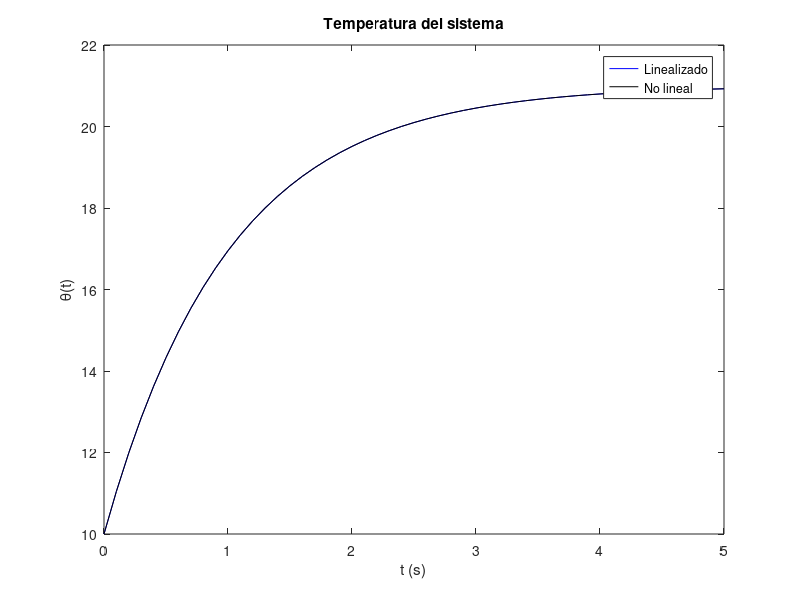

The MATLAB source for this figure:
% Modelos y Simulación
% Tema: comparación lineal vs no-lineal
% Autor: Gianfranco Salomone
 
clc;
clear all;
clf;
 
% Inicialización de variables:
R = 1;
C = 1;
r = 1;

% Valores iniciales:
theta_0 = 10;
theta_amb_0 = 20;
e_0 = 1;
e_t = 1;  % si e_t es aprox igual a e_0, el modelo linealizado es válido

% -------------------------------- Modelo linealizado --------------------------------
AA = [-1/(R*C)];
BB = [1/(R*C) 2*e_0/(C*r) -e_0^2/(r*C) ];
CC = [1];
DD = 0;

sys = ss(AA, BB, CC, DD);

% Respuesta al escalón
% step(sys);
% Respuesta a CI
% initial(sys, [theta_0]);

t  = 0:0.1:5;
u1 = theta_amb_0 * ones(size(t));        % temperatura ambiente
u2 = e_0     * ones(size(t));            % tensión
u3 = ones(size(t));                      % constante
U  = [u1; u2; u3]';                      % size: length(t)×3

x0 = [theta_0];
y = lsim(sys, U, t, x0);
plot(t, y, 'b-', 'LineWidth', 0.5);
xlabel('t (s)'); ylabel('\theta(t)');
title('Temperatura del sistema');


% -------------------------------- Modelo no-lineal --------------------------------
AA_nl = [-1/(R*C)];
BB_nl = [1/(R*C) 1/(C*r)];
CC_nl = [1];
DD_nl = 0;

sys_nl = ss(AA_nl, BB_nl, CC_nl, DD_nl);

% t  = 0:0.1:5;  Lo definimos en la sección anterior
% u1 = theta_amb_0 * ones(size(t));  Lo definimos en la sección anterior
u2_nl = e_t^2     * ones(size(t));          % tensión
U_nl  = [u1; u2_nl]';                          % size: length(t)×2

% x0 = [theta_0];  Lo definimos en la sección anterior
y_nl = lsim(sys_nl, U_nl, t, x0);
hold on;
plot(t, y_nl, 'k-', 'LineWidth', 0.5);
hold off;

legend('Linealizado','No lineal','Location','Best');
